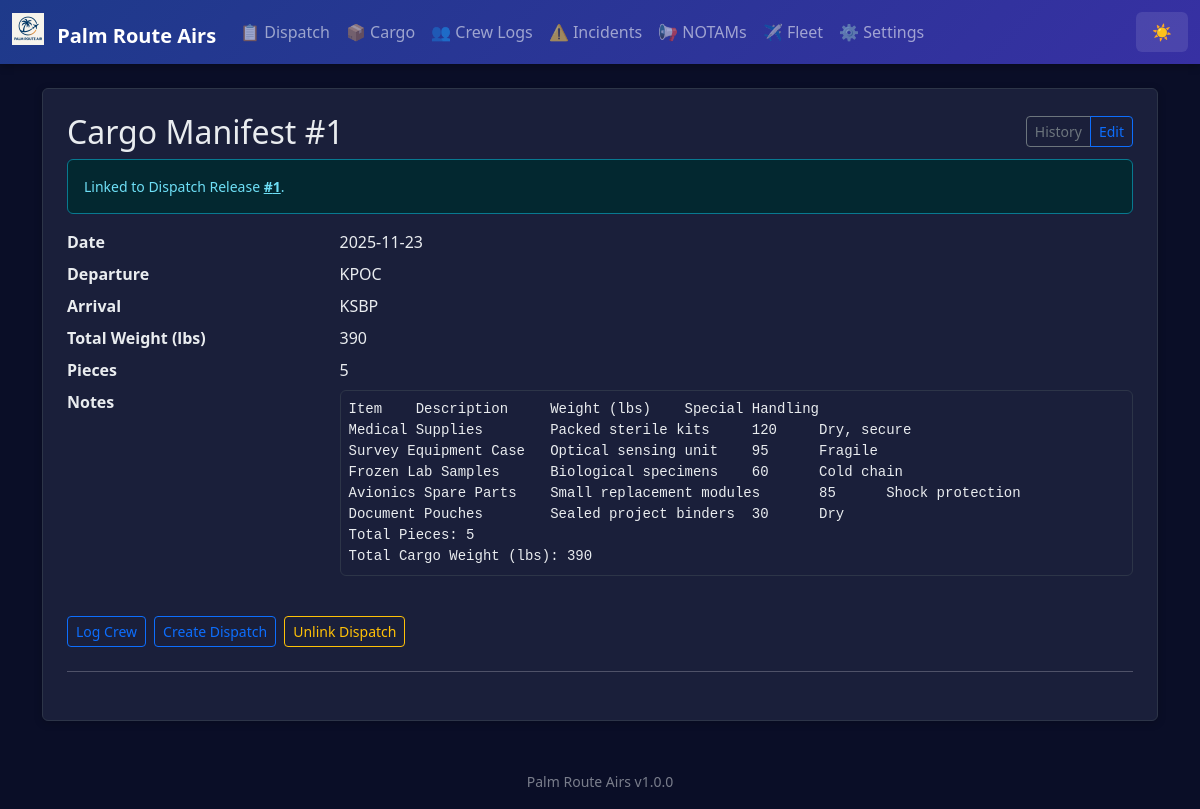
/cargo/1, run on an earlier commit of the app's database.
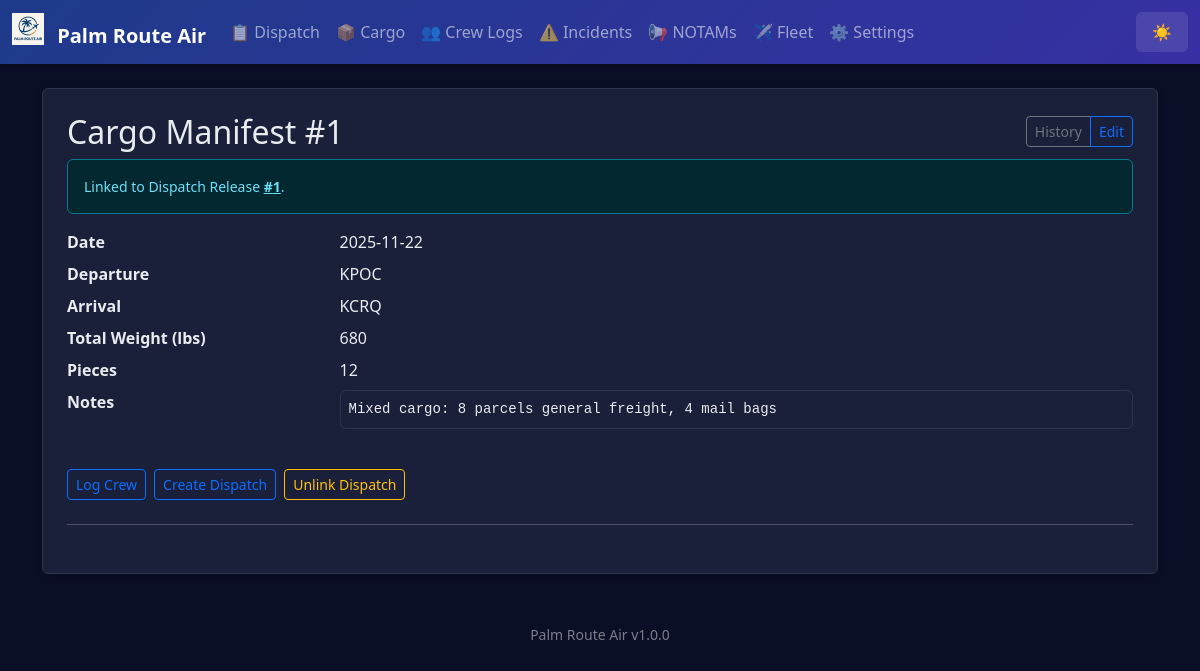
And on a later commit of the database.
### app.py (models this page shows)
class AppSettings(db.Model):
    id = db.Column(db.Integer, primary_key=True)
    company_name = db.Column(db.String(100), default='Palm Route Air')
    logo_filename = db.Column(db.String(120))  # stored in static/logos/
    difficulty = db.Column(db.String(20), default='Normal')  # Easy, Normal, Hard, Realistic
    realism_fuel_variance = db.Column(db.Float, default=0.05)  # ±5% revenue jitter
    realism_destination_penalty = db.Column(db.Float, default=0.25)  # 25% penalty for missed destination
    currency_symbol = db.Column(db.String(5), default='$')
    distance_unit = db.Column(db.String(10), default='NM')  # NM or KM
    weight_unit = db.Column(db.String(10), default='lbs')  # lbs or kg
    show_workflow_help = db.Column(db.Integer, default=1)  # 1 = show, 0 = hide

class CargoManifest(db.Model):
    id = db.Column(db.Integer, primary_key=True)
    date = db.Column(db.String(20))
    departure = db.Column(db.String(10))
    arrival = db.Column(db.String(10))
    total_weight = db.Column(db.String(20))
    pieces = db.Column(db.String(10))
    notes = db.Column(db.Text)
    dispatch_release_id = db.Column(db.Integer, db.ForeignKey('dispatch_release.id'))

### app.py (the view, shortened to what this page needs)
@app.route('/cargo/<int:id>', methods=['GET','POST'])
def cargo_detail(id):
    m = CargoManifest.query.get_or_404(id)
    dispatch_options = DispatchRelease.query.order_by(DispatchRelease.id.desc()).limit(50).all()
    editing_flag = True if request.args.get('edit') == '1' else False
    return render_template('cargo_detail.html', m=m, dispatch_options=dispatch_options, editing=editing_flag)

### app.py (called while the page is built)
@app.context_processor
def inject_settings():
    try:
        settings = AppSettings.query.first()
        if not settings:
            settings = AppSettings(company_name='Palm Route Air')
    except:
        settings = None
    return dict(app_settings=settings, app_version=APP_VERSION)

### templates/cargo_detail.html (shortened to what this page needs)
{% extends 'base.html' %}
{% block content %}
<div class="p-4 bg-white rounded shadow-sm">
  <div class="d-flex justify-content-between align-items-center mb-2">
    <h2 class="mb-0">Cargo Manifest #{{ m.id }}</h2>
    <div class="btn-group btn-group-sm">
      <a href="{{ url_for('cargo_history') }}" class="btn btn-outline-secondary">History</a>
      <a href="#editForm" class="btn btn-outline-primary" onclick="document.getElementById('editForm').classList.toggle('d-none');return false;">{{ 'Hide Edit' if editing else 'Edit' }}</a>
    </div>
  </div>
  {% if m.dispatch_release_id %}
    <div class="alert alert-info small mb-3">Linked to Dispatch Release <a href="{{ url_for('dispatch_detail', id=m.dispatch_release_id) }}" class="alert-link">#{{ m.dispatch_release_id }}</a>.</div>
  {% endif %}
  <dl class="row mb-0">
    <dt class="col-sm-3">Date</dt><dd class="col-sm-9">{{ m.date }}</dd>
    <dt class="col-sm-3">Departure</dt><dd class="col-sm-9">{{ m.departure }}</dd>
    <dt class="col-sm-3">Arrival</dt><dd class="col-sm-9">{{ m.arrival }}</dd>
    <dt class="col-sm-3">Total Weight (lbs)</dt><dd class="col-sm-9">{{ m.total_weight }}</dd>
    <dt class="col-sm-3">Pieces</dt><dd class="col-sm-9">{{ m.pieces }}</dd>
    <dt class="col-sm-3">Notes</dt><dd class="col-sm-9"><pre class="small bg-light p-2 border rounded" style="white-space:pre-wrap">{{ m.notes }}</pre></dd>
  </dl>
  <div class="mt-3 d-flex flex-wrap gap-2">
    <a class="btn btn-outline-primary btn-sm" href="{{ url_for('crew', date=m.date, origin=m.departure, destination=m.arrival, cargo_manifest_id=m.id, dispatch_release_id=m.dispatch_release_id) }}">Log Crew</a>
    <a class="btn btn-outline-primary btn-sm" href="{{ url_for('dispatch', date=m.date, departure=m.departure, destination=m.arrival) }}">Create Dispatch</a>
    {% if m.dispatch_release_id %}
      <form method="post" action="{{ url_for('cargo_unlink_dispatch', id=m.id) }}" class="d-inline" onsubmit="return confirm('Unlink dispatch release from this manifest?');">
        <button class="btn btn-outline-warning btn-sm">Unlink Dispatch</button>
      </form>
    {% endif %}
  </div>
  <hr class="my-4">
</div>
{% endblock %}

### templates/base.html (shortened to what this page needs)
<!doctype html>
<html lang="en" data-bs-theme="dark">
  <head>
    <link href="https://cdn.jsdelivr.net/npm/bootstrap@5.3.3/dist/css/bootstrap.min.css" rel="stylesheet">
  </head>
  <body>
    <nav class="navbar navbar-expand-lg navbar-dark mb-4">
      <div class="container-fluid">
        <a class="navbar-brand fw-bold" href="{{ url_for('index') }}">
          {% if app_settings and app_settings.logo_filename %}
            <img src="{{ url_for('static', filename='logos/' + app_settings.logo_filename) }}" height="32" class="me-2" style="vertical-align: -0.125em;" alt="Logo">
          {% endif %}
          {{ app_settings.company_name if app_settings else 'Palm Route Air' }}
        </a>
        <div class="collapse navbar-collapse" id="navbarNav">
          <ul class="navbar-nav me-auto">
            <li class="nav-item"><a class="nav-link" href="{{ url_for('dispatch_history') }}">📋 Dispatch</a></li>
            <li class="nav-item"><a class="nav-link" href="{{ url_for('cargo_history') }}">📦 Cargo</a></li>
            <li class="nav-item"><a class="nav-link" href="{{ url_for('crew_history') }}">👥 Crew Logs</a></li>
            <li class="nav-item"><a class="nav-link" href="{{ url_for('incident_history') }}">⚠️ Incidents</a></li>
            <li class="nav-item"><a class="nav-link" href="{{ url_for('notams_history') }}">📢 NOTAMs</a></li>
            <li class="nav-item"><a class="nav-link" href="{{ url_for('fleet_history') }}">✈️ Fleet</a></li>
            <li class="nav-item"><a class="nav-link" href="{{ url_for('settings') }}">⚙️ Settings</a></li>
          </ul>
          <button class="theme-toggle text-white" onclick="toggleTheme()" title="Toggle theme">
            <span id="theme-icon">🌙</span>
          </button>
        </div>
      </div>
    </nav>
    <main class="container mb-5">
      {% block content %}{% endblock %}
    </main>
    <footer class="container text-center pb-3">
      <small class="text-muted">{{ app_settings.company_name if app_settings else 'Palm Route Air' }} {{ app_version }}</small>
    </footer>
  </body>
</html>

What changed in the data, as far as the page shows it:
changed AppSettings: company_name "Palm Route Airs" → "Palm Route Air"
changed CargoManifest "KPOC": date "2025-11-23" → "2025-11-22"; arrival "KSBP" → "KCRQ"; total_weight "390" → "680"; pieces "5" → "12"; notes "Item Description Weight (lbs) Special Handling Medical Supplies Packed sterile kits 120 Dry, secure Survey Equipment Case Optical sensing unit 95 Fragile Frozen Lab Samples Biological specimens 60 Cold chain Avionics Spare Parts Small replacement modules 85 Shock protection Document Pouches Sealed project binders 30 Dry Total Pieces: 5 Total Cargo Weight (lbs): 390" → "Mixed cargo: 8 parcels general freight, 4 mail bags"
